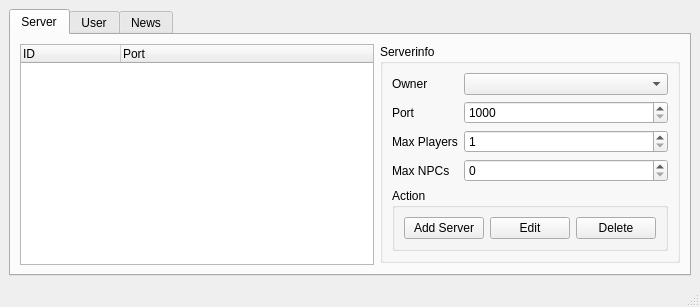
<?xml version="1.0" encoding="UTF-8"?>
<ui version="4.0">
 <class>AdminWindow</class>
 <widget class="QMainWindow" name="AdminWindow">
  <property name="geometry">
   <rect>
    <x>0</x>
    <y>0</y>
    <width>700</width>
    <height>290</height>
   </rect>
  </property>
  <property name="windowTitle">
   <string>SAMP Manager - Admin Panel</string>
  </property>
  <widget class="QWidget" name="centralwidget">
   <layout class="QHBoxLayout" name="horizontalLayout_5">
    <item>
     <widget class="QTabWidget" name="tabWidget">
      <property name="currentIndex">
       <number>0</number>
      </property>
      <widget class="QWidget" name="tab">
       <attribute name="title">
        <string>Server</string>
       </attribute>
       <layout class="QHBoxLayout" name="horizontalLayout_2">
        <item>
         <widget class="QTreeWidget" name="serverList">
          <column>
           <property name="text">
            <string>ID</string>
           </property>
          </column>
          <column>
           <property name="text">
            <string>Port</string>
           </property>
          </column>
         </widget>
        </item>
        <item>
         <layout class="QVBoxLayout" name="verticalLayout_2">
          <item>
           <widget class="QGroupBox" name="groupBox_3">
            <property name="title">
             <string>Serverinfo</string>
            </property>
            <layout class="QVBoxLayout" name="verticalLayout">
             <item>
              <layout class="QFormLayout" name="formLayout">
               <item row="1" column="0">
                <widget class="QLabel" name="label">
                 <property name="text">
                  <string>Port</string>
                 </property>
                </widget>
               </item>
               <item row="2" column="0">
                <widget class="QLabel" name="label_2">
                 <property name="text">
                  <string>Max Players</string>
                 </property>
                </widget>
               </item>
               <item row="3" column="0">
                <widget class="QLabel" name="label_3">
                 <property name="text">
                  <string>Max NPCs</string>
                 </property>
                </widget>
               </item>
               <item row="1" column="1">
                <widget class="QSpinBox" name="serverPort">
                 <property name="minimum">
                  <number>1000</number>
                 </property>
                 <property name="maximum">
                  <number>9999</number>
                 </property>
                </widget>
               </item>
               <item row="2" column="1">
                <widget class="QSpinBox" name="serverMaxPlayers">
                 <property name="minimum">
                  <number>1</number>
                 </property>
                 <property name="maximum">
                  <number>500</number>
                 </property>
                </widget>
               </item>
               <item row="3" column="1">
                <widget class="QSpinBox" name="serverMaxNPCs">
                 <property name="maximum">
                  <number>500</number>
                 </property>
                </widget>
               </item>
               <item row="0" column="0">
                <widget class="QLabel" name="label_4">
                 <property name="text">
                  <string>Owner</string>
                 </property>
                </widget>
               </item>
               <item row="0" column="1">
                <widget class="QComboBox" name="serverOwner"/>
               </item>
              </layout>
             </item>
             <item>
              <widget class="QGroupBox" name="groupBox">
               <property name="title">
                <string>Action</string>
               </property>
               <layout class="QHBoxLayout" name="horizontalLayout">
                <item>
                 <widget class="QPushButton" name="addServerButton">
                  <property name="text">
                   <string>Add Server</string>
                  </property>
                 </widget>
                </item>
                <item>
                 <widget class="QPushButton" name="editServerButton">
                  <property name="text">
                   <string>Edit</string>
                  </property>
                 </widget>
                </item>
                <item>
                 <widget class="QPushButton" name="deleteServerButton">
                  <property name="text">
                   <string>Delete</string>
                  </property>
                 </widget>
                </item>
               </layout>
              </widget>
             </item>
            </layout>
           </widget>
          </item>
          <item>
           <spacer name="verticalSpacer">
            <property name="orientation">
             <enum>Qt::Vertical</enum>
            </property>
            <property name="sizeHint" stdset="0">
             <size>
              <width>20</width>
              <height>40</height>
             </size>
            </property>
           </spacer>
          </item>
         </layout>
        </item>
       </layout>
      </widget>
      <widget class="QWidget" name="tab_2">
       <attribute name="title">
        <string>User</string>
       </attribute>
       <layout class="QHBoxLayout" name="horizontalLayout_4" stretch="2,1">
        <item>
         <widget class="QTreeWidget" name="userList">
          <column>
           <property name="text">
            <string notr="true">ID</string>
           </property>
          </column>
          <column>
           <property name="text">
            <string>Name</string>
           </property>
          </column>
          <column>
           <property name="text">
            <string>Admin</string>
           </property>
          </column>
         </widget>
        </item>
        <item>
         <layout class="QVBoxLayout" name="verticalLayout_3">
          <item>
           <widget class="QGroupBox" name="groupBox_4">
            <property name="title">
             <string>Userinfo</string>
            </property>
            <layout class="QVBoxLayout" name="verticalLayout_4">
             <item>
              <layout class="QFormLayout" name="formLayout_2">
               <item row="0" column="0">
                <widget class="QLabel" name="label_5">
                 <property name="text">
                  <string>Name</string>
                 </property>
                </widget>
               </item>
               <item row="0" column="1">
                <widget class="QLineEdit" name="userName">
                 <property name="readOnly">
                  <bool>true</bool>
                 </property>
                </widget>
               </item>
               <item row="2" column="0">
                <widget class="QLabel" name="label_6">
                 <property name="text">
                  <string>Admin</string>
                 </property>
                </widget>
               </item>
               <item row="2" column="1">
                <widget class="QCheckBox" name="userAdmin">
                 <property name="text">
                  <string/>
                 </property>
                </widget>
               </item>
               <item row="1" column="1">
                <widget class="QLineEdit" name="userPassword">
                 <property name="echoMode">
                  <enum>QLineEdit::Password</enum>
                 </property>
                </widget>
               </item>
               <item row="1" column="0">
                <widget class="QLabel" name="label_7">
                 <property name="text">
                  <string>Password</string>
                 </property>
                </widget>
               </item>
               <item row="3" column="0">
                <widget class="QLabel" name="label_8">
                 <property name="text">
                  <string>Banned</string>
                 </property>
                </widget>
               </item>
               <item row="3" column="1">
                <widget class="QCheckBox" name="userBanned">
                 <property name="text">
                  <string/>
                 </property>
                </widget>
               </item>
              </layout>
             </item>
             <item>
              <widget class="QGroupBox" name="groupBox_2">
               <property name="title">
                <string>Action</string>
               </property>
               <layout class="QHBoxLayout" name="horizontalLayout_3">
                <item>
                 <widget class="QPushButton" name="addUserButton">
                  <property name="text">
                   <string>Add User</string>
                  </property>
                 </widget>
                </item>
                <item>
                 <widget class="QPushButton" name="editUserButton">
                  <property name="text">
                   <string>Edit</string>
                  </property>
                 </widget>
                </item>
                <item>
                 <widget class="QPushButton" name="deleteUserButton">
                  <property name="text">
                   <string>Delete</string>
                  </property>
                 </widget>
                </item>
               </layout>
              </widget>
             </item>
            </layout>
           </widget>
          </item>
          <item>
           <spacer name="verticalSpacer_2">
            <property name="orientation">
             <enum>Qt::Vertical</enum>
            </property>
            <property name="sizeHint" stdset="0">
             <size>
              <width>20</width>
              <height>40</height>
             </size>
            </property>
           </spacer>
          </item>
         </layout>
        </item>
       </layout>
      </widget>
      <widget class="QWidget" name="tab_3">
       <attribute name="title">
        <string>News</string>
       </attribute>
       <layout class="QHBoxLayout" name="horizontalLayout_8" stretch="1,3">
        <item>
         <widget class="QListWidget" name="newsList"/>
        </item>
        <item>
         <widget class="QGroupBox" name="groupBox_5">
          <property name="title">
           <string>News</string>
          </property>
          <layout class="QVBoxLayout" name="verticalLayout_5">
           <item>
            <layout class="QFormLayout" name="formLayout_3">
             <item row="0" column="0">
              <widget class="QLabel" name="label_9">
               <property name="text">
                <string>Headline</string>
               </property>
              </widget>
             </item>
             <item row="0" column="1">
              <widget class="QLineEdit" name="newsHeadline"/>
             </item>
            </layout>
           </item>
           <item>
            <widget class="QPlainTextEdit" name="newsText"/>
           </item>
           <item>
            <layout class="QHBoxLayout" name="horizontalLayout_6">
             <item>
              <widget class="QPushButton" name="addNewsButton">
               <property name="text">
                <string>Add News</string>
               </property>
              </widget>
             </item>
             <item>
              <widget class="QPushButton" name="editNewsButton">
               <property name="text">
                <string>Edit</string>
               </property>
              </widget>
             </item>
             <item>
              <widget class="QPushButton" name="deleteNewsButton">
               <property name="text">
                <string>Delete</string>
               </property>
              </widget>
             </item>
            </layout>
           </item>
          </layout>
         </widget>
        </item>
       </layout>
      </widget>
     </widget>
    </item>
   </layout>
  </widget>
  <widget class="QStatusBar" name="statusbar"/>
 </widget>
 <resources/>
 <connections/>
</ui>
